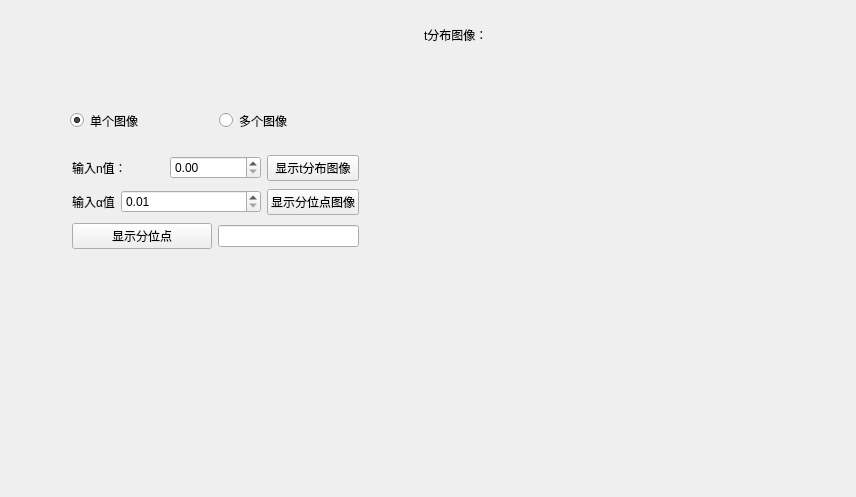
<?xml version="1.0" encoding="UTF-8"?>
<ui version="4.0">
 <class>Sd_t_Form</class>
 <widget class="QWidget" name="Sd_t_Form">
  <property name="geometry">
   <rect>
    <x>0</x>
    <y>0</y>
    <width>856</width>
    <height>497</height>
   </rect>
  </property>
  <property name="windowTitle">
   <string>t分布</string>
  </property>
  <widget class="QLabel" name="label_4">
   <property name="geometry">
    <rect>
     <x>424</x>
     <y>19</y>
     <width>131</width>
     <height>31</height>
    </rect>
   </property>
   <property name="text">
    <string>t分布图像：</string>
   </property>
  </widget>
  <widget class="Plot" name="widget" native="true">
   <property name="geometry">
    <rect>
     <x>380</x>
     <y>60</y>
     <width>431</width>
     <height>371</height>
    </rect>
   </property>
  </widget>
  <widget class="QWidget" name="layoutWidget">
   <property name="geometry">
    <rect>
     <x>72</x>
     <y>153</y>
     <width>287</width>
     <height>100</height>
    </rect>
   </property>
   <layout class="QGridLayout" name="gridLayout">
    <item row="0" column="0" colspan="2">
     <widget class="QLabel" name="label_2">
      <property name="text">
       <string>输入n值：</string>
      </property>
     </widget>
    </item>
    <item row="0" column="2" colspan="2">
     <widget class="QDoubleSpinBox" name="doubleSpinBox"/>
    </item>
    <item row="0" column="4">
     <widget class="QPushButton" name="pushButton">
      <property name="text">
       <string>显示t分布图像</string>
      </property>
     </widget>
    </item>
    <item row="1" column="0">
     <widget class="QLabel" name="label_3">
      <property name="text">
       <string>输入α值</string>
      </property>
     </widget>
    </item>
    <item row="1" column="1" colspan="3">
     <widget class="QDoubleSpinBox" name="doubleSpinBox_t_arfa">
      <property name="minimum">
       <double>0.010000000000000</double>
      </property>
      <property name="maximum">
       <double>0.990000000000000</double>
      </property>
      <property name="singleStep">
       <double>0.010000000000000</double>
      </property>
     </widget>
    </item>
    <item row="1" column="4">
     <widget class="QPushButton" name="pushButton_t_quantile_plot">
      <property name="text">
       <string>显示分位点图像</string>
      </property>
     </widget>
    </item>
    <item row="2" column="0" colspan="3">
     <widget class="QPushButton" name="pushButton_t_quantile">
      <property name="text">
       <string>显示分位点</string>
      </property>
     </widget>
    </item>
    <item row="2" column="3" colspan="2">
     <widget class="QLineEdit" name="lineEdit_t_quantile">
      <property name="readOnly">
       <bool>true</bool>
      </property>
     </widget>
    </item>
   </layout>
  </widget>
  <widget class="QWidget" name="layoutWidget">
   <property name="geometry">
    <rect>
     <x>70</x>
     <y>110</y>
     <width>291</width>
     <height>21</height>
    </rect>
   </property>
   <layout class="QHBoxLayout" name="horizontalLayout">
    <item>
     <widget class="QRadioButton" name="radioButton_one">
      <property name="text">
       <string>单个图像</string>
      </property>
      <property name="checked">
       <bool>true</bool>
      </property>
     </widget>
    </item>
    <item>
     <widget class="QRadioButton" name="radioButton_few">
      <property name="text">
       <string>多个图像</string>
      </property>
     </widget>
    </item>
   </layout>
  </widget>
 </widget>
 <customwidgets>
  <customwidget>
   <class>Plot</class>
   <extends>QWidget</extends>
   <header>Plot.h</header>
   <container>1</container>
  </customwidget>
 </customwidgets>
 <resources/>
 <connections/>
</ui>
